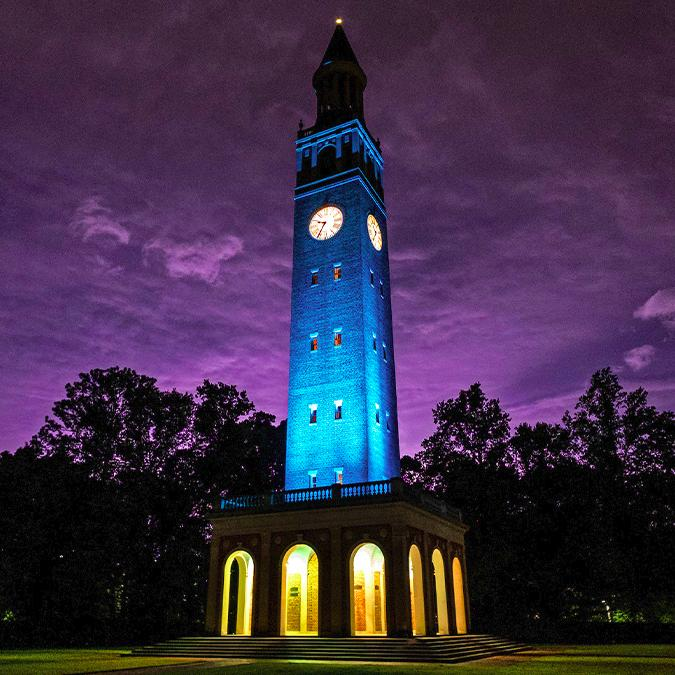
#> input picture filters/data/belltower.jpg, 675 x 675 px
$ python -i contrast.py   (imports and definitions only)
#> lines starting #> are read from the running program, lines starting #| are printed output that depends on the picture
import matplotlib.pyplot as plt

import cv2

from skimage import color
from skimage.util import img_as_float

def manual_contrast(im, factor, offset):
    im = img_as_float(im)
    plt.subplot(2, 2, 1)
    _ = plt.imshow(im)
    plt.subplot(2, 2, 2)
    _ = plt.hist(im[:, :, 0].ravel(), bins = 256, color = 'Red', alpha = 0.33)
    _ = plt.hist(im[:, :, 1].ravel(), bins = 256, color = 'Green', alpha = 0.33)
    _ = plt.hist(im[:, :, 2].ravel(), bins = 256, color = 'Blue', alpha = 0.33)
    _ = plt.xlim(0, 1.0)
    _ = plt.xlabel('Intensity Value')
    _ = plt.ylabel('Count')
    _ = plt.legend(['Red', 'Green', 'Blue'])

    hsv = color.rgb2hsv(im)
    hsv[:, :, 2] += offset
    hsv[:, :, 2] *= factor
    im = color.hsv2rgb(hsv)

    plt.subplot(2, 2, 3)
    _ = plt.imshow(im)
    plt.subplot(2, 2, 4)
    _ = plt.hist(im[:, :, 0].ravel(), bins = 256, color = 'Red', alpha = 0.33)
    _ = plt.hist(im[:, :, 1].ravel(), bins = 256, color = 'Green', alpha = 0.33)
    _ = plt.hist(im[:, :, 2].ravel(), bins = 256, color = 'Blue', alpha = 0.33)
    _ = plt.xlim(0, 1.0)
    _ = plt.xlabel('Intensity Value')
    _ = plt.ylabel('Count')
    _ = plt.legend(['Red', 'Green', 'Blue'])
    plt.show()

    return im


def auto_contrast(im):
    plt.subplot(2, 2, 1)
    _ = plt.imshow(im)
    plt.subplot(2, 2, 2)
    _ = plt.hist(im[:, :, 0].ravel(), bins = 256, color = 'Red', alpha = 0.33)
    _ = plt.hist(im[:, :, 1].ravel(), bins = 256, color = 'Green', alpha = 0.33)
    _ = plt.hist(im[:, :, 2].ravel(), bins = 256, color = 'Blue', alpha = 0.33)
    _ = plt.xlim(0, 255)
    _ = plt.xlabel('Intensity Value')
    _ = plt.ylabel('Count')
    _ = plt.legend(['Red', 'Green', 'Blue'])

    H, S, V = cv2.split(cv2.cvtColor(im, cv2.COLOR_RGB2HSV))
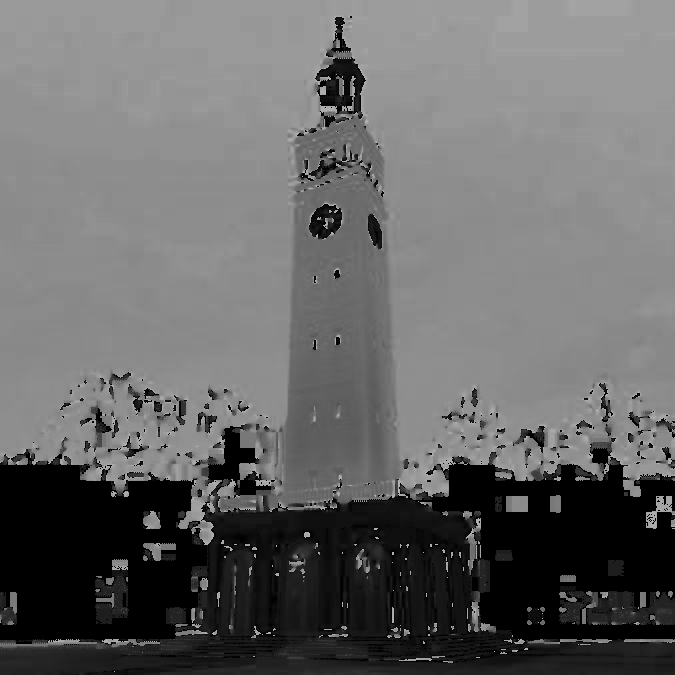
#> H: shape (675, 675); min 0, max 179, mean 103
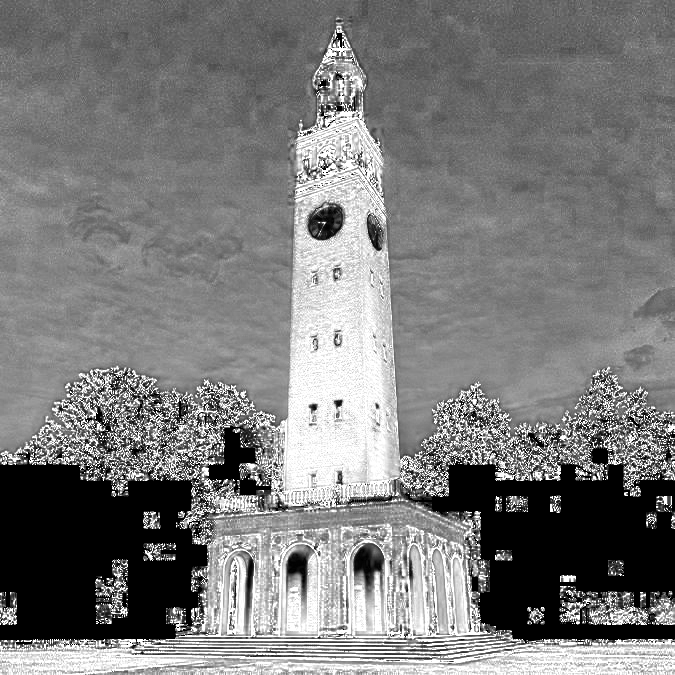
#> S: shape (675, 675); min 0, max 255, mean 123
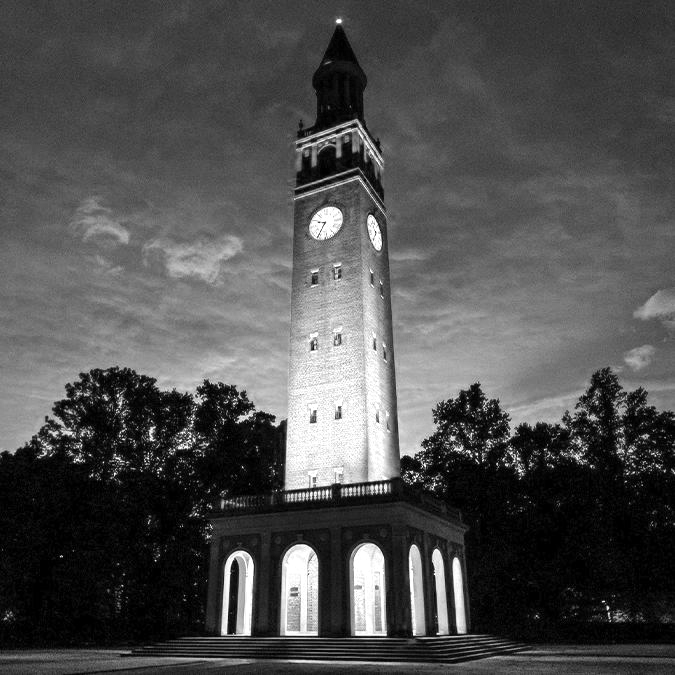
#> V: shape (675, 675); min 0, max 255, mean 78.9
    eq_V = cv2.equalizeHist(V)
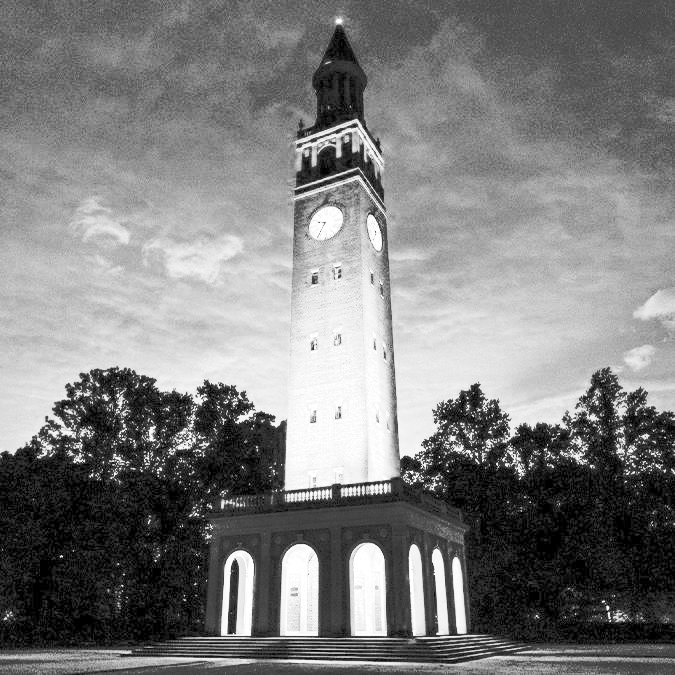
#> eq_V: shape (675, 675); min 0, max 255, mean 125.2
    im = cv2.cvtColor(cv2.merge([H, S, eq_V]), cv2.COLOR_HSV2RGB)
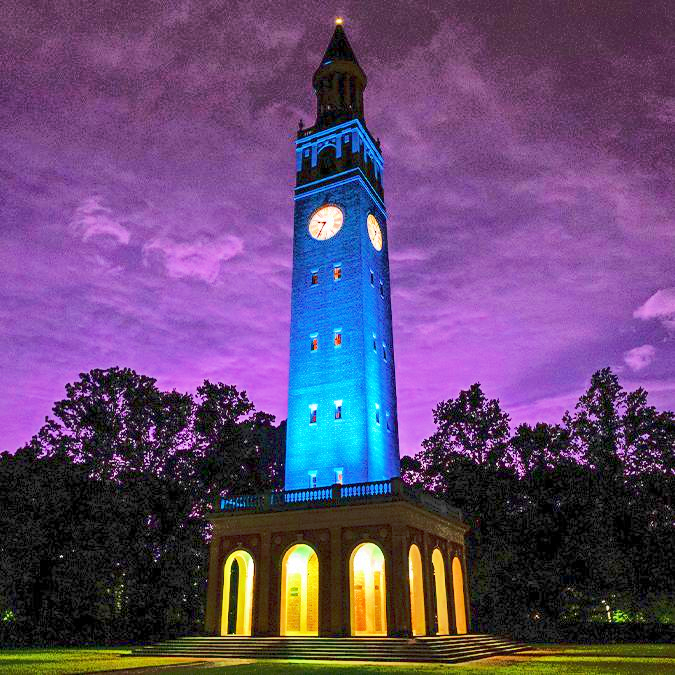
#> im: shape (675, 675, 3); mean R, G, B 99.5, 73, 113.2

    plt.subplot(2, 2, 3)
    _ = plt.imshow(im)
    plt.subplot(2, 2, 4)
    _ = plt.hist(im[:, :, 0].ravel(), bins = 256, color = 'Red', alpha = 0.33)
    _ = plt.hist(im[:, :, 1].ravel(), bins = 256, color = 'Green', alpha = 0.33)
    _ = plt.hist(im[:, :, 2].ravel(), bins = 256, color = 'Blue', alpha = 0.33)
    _ = plt.xlim(0, 255)
    _ = plt.xlabel('Intensity Value')
    _ = plt.ylabel('Count')
    _ = plt.legend(['Red', 'Green', 'Blue'])
    plt.show()
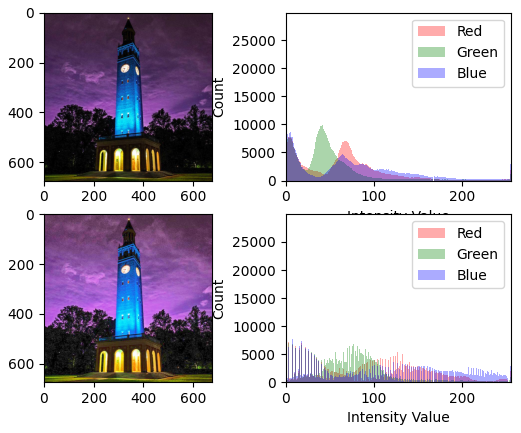
#> figure drawn by matplotlib, 4 panels; panel 2: tallest bar 22918 high, from x = 0 to 0.996; panel 2: tallest bar 20609 high, from x = 0 to 0.996; panel 2: tallest bar 28462 high, from x = 0 to 0.996; panel 4: tallest bar 23267 high, from x = 0 to 0.996

    return im

>>> import cv2
>>> picture = cv2.cvtColor(cv2.imread('../data/belltower.jpg'), cv2.COLOR_BGR2RGB)
>>> result = auto_contrast(picture)

$ run again, on filters/data/nicaragua1.JPG
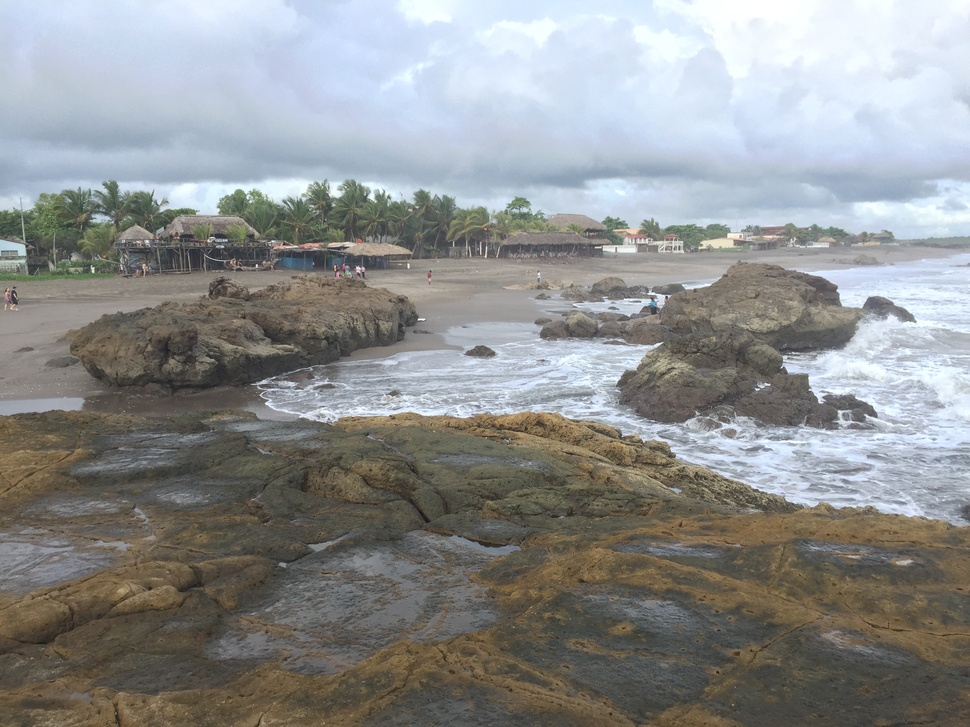
#> input picture filters/data/nicaragua1.JPG, 970 x 727 px, shrunk from 3264 x 2448 before the run
#> in auto_contrast, `im = cv2.cvtColor(cv2.merge([H, S, eq_V]), cv2.COLOR_HSV2RGB)`:
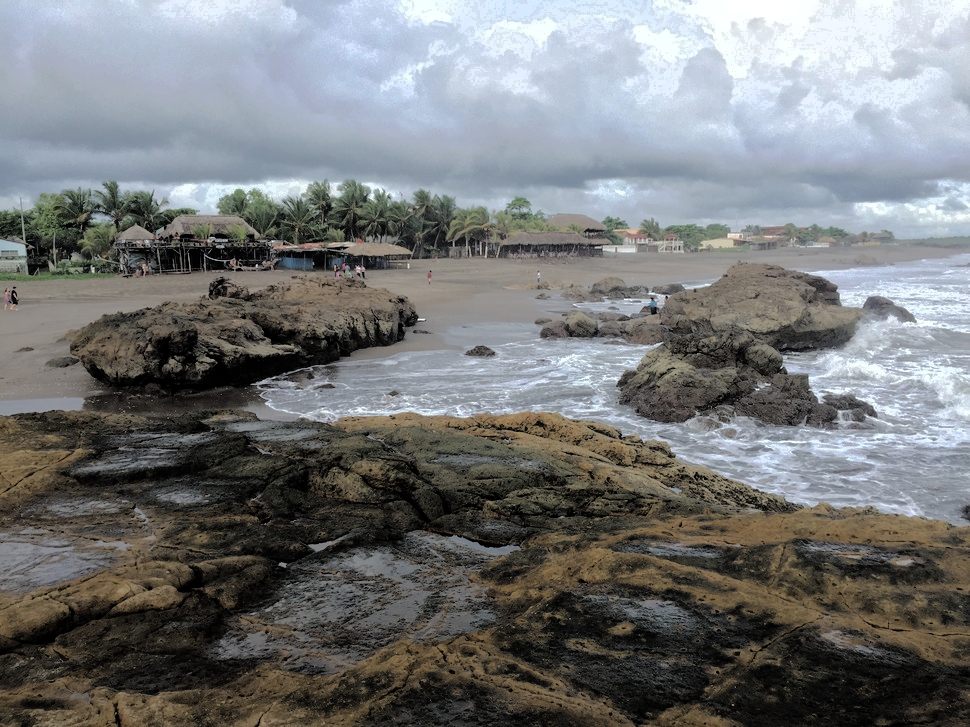
#> im: shape (727, 970, 3); mean R, G, B 117.8, 119.7, 120.6
#> in auto_contrast, `plt.show()`:
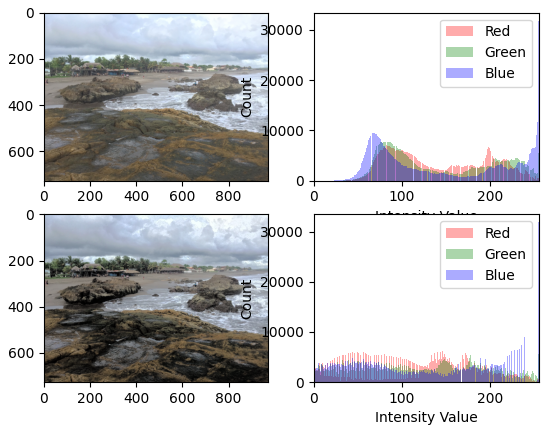
#> figure drawn by matplotlib, 4 panels; panel 2: tallest bar 7025 high, from x = 82.5 to 83.4; panel 2: tallest bar 7761 high, from x = 82.98 to 83.89; panel 2: tallest bar 31855 high, from x = 254 to 255; panel 4: tallest bar 6240 high, from x = 145.4 to 146.4

$ run again, on filters/data/paris.jpg
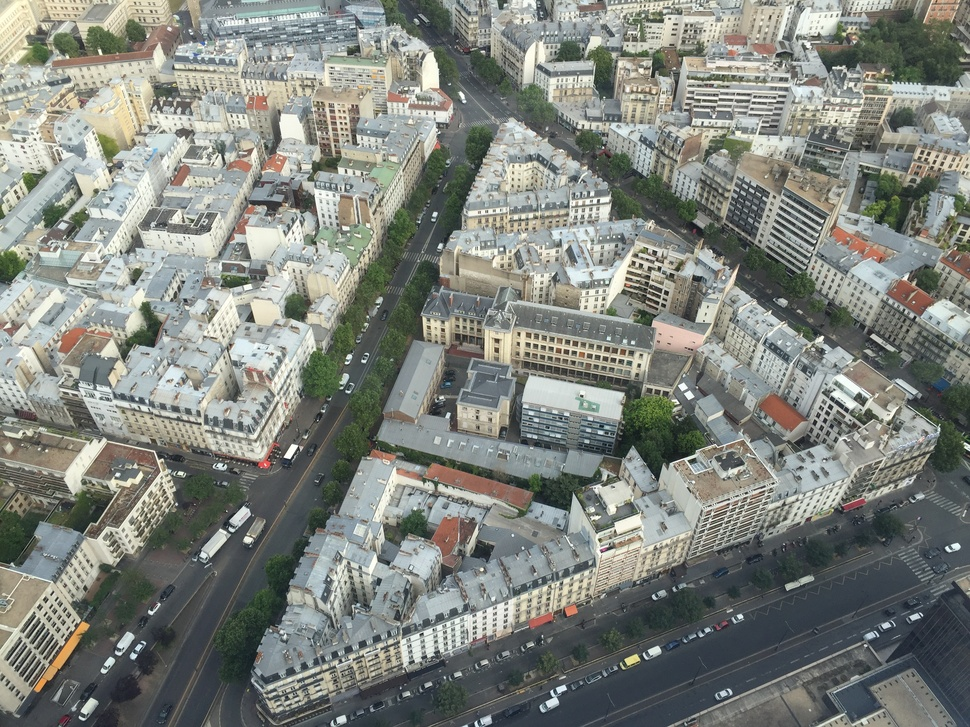
#> input picture filters/data/paris.jpg, 970 x 727 px, shrunk from 3264 x 2448 before the run
#> in auto_contrast, `H, S, V = cv2.split(cv2.cvtColor(im, cv2.COLOR_RGB2HSV))`:
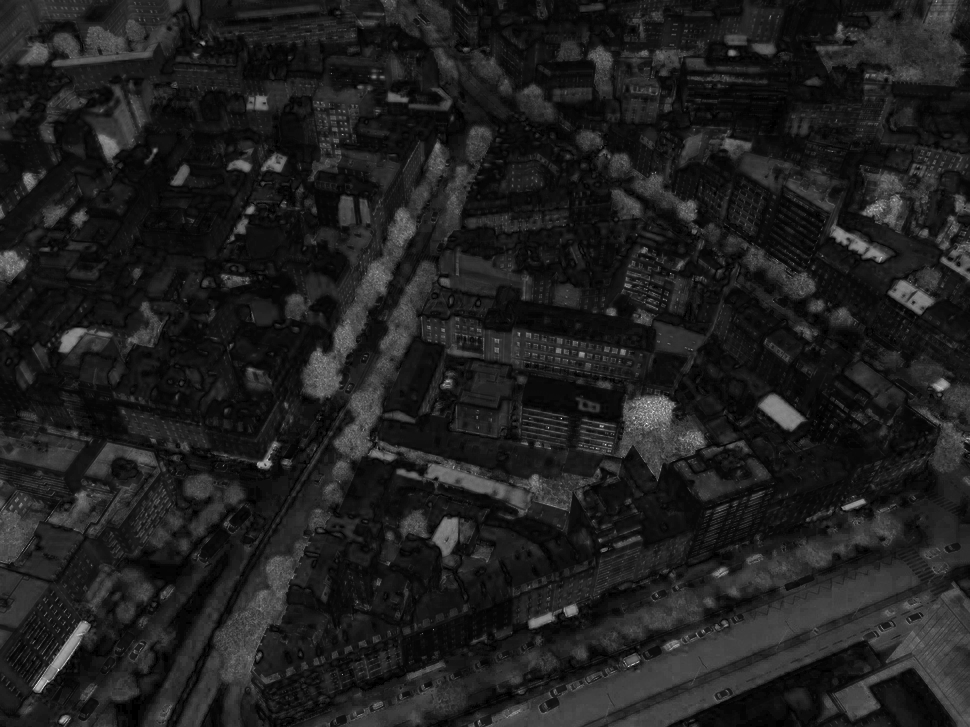
#> S: shape (727, 970); min 0, max 255, mean 31.1
#> in auto_contrast, `plt.show()`:
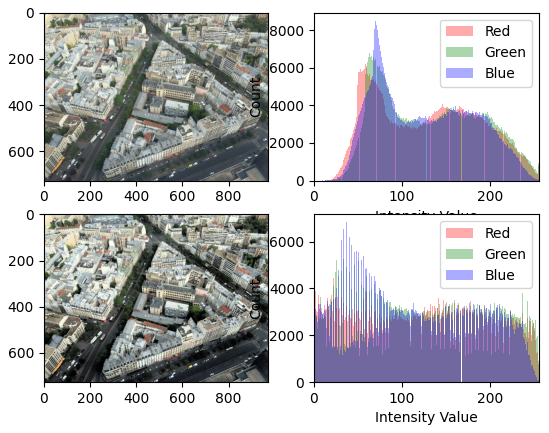
#> figure drawn by matplotlib, 4 panels; panel 2: tallest bar 6186 high, from x = 58.55 to 59.54; panel 2: tallest bar 6831 high, from x = 63.42 to 64.38; panel 2: tallest bar 8508 high, from x = 69.73 to 70.72; panel 4: tallest bar 4449 high, from x = 21.91 to 22.91

$ run again, on filters/data/snow1.jpg
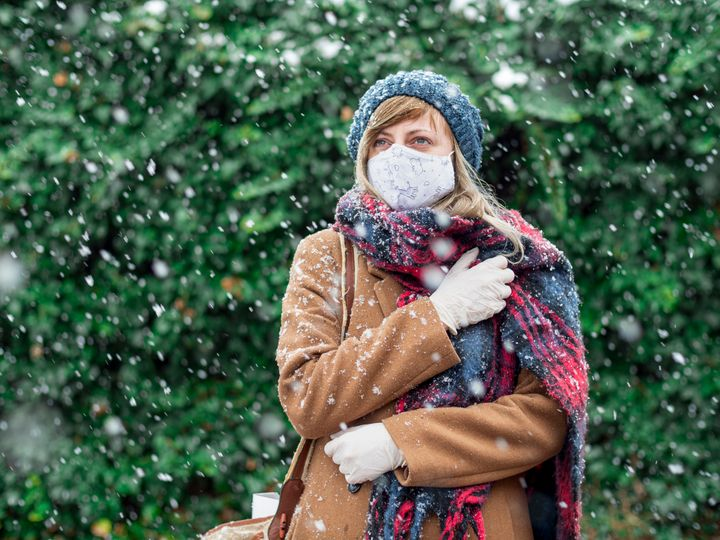
#> input picture filters/data/snow1.jpg, 720 x 540 px
#> in auto_contrast, `im = cv2.cvtColor(cv2.merge([H, S, eq_V]), cv2.COLOR_HSV2RGB)`:
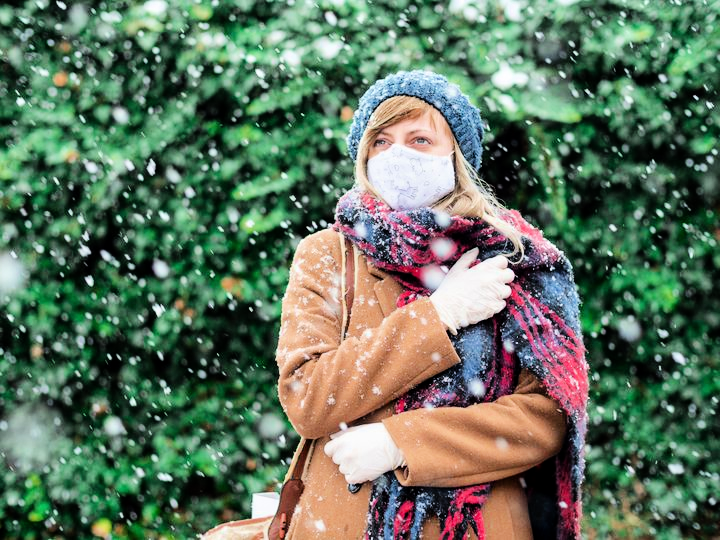
#> im: shape (540, 720, 3); mean R, G, B 96.2, 115.5, 95
#> in auto_contrast, `plt.show()`:
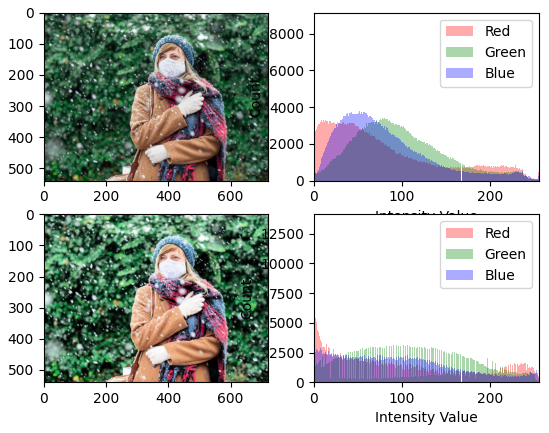
#> figure drawn by matplotlib, 4 panels; panel 2: tallest bar 8717 high, from x = 0 to 0.996; panel 2: tallest bar 3463 high, from x = 83.67 to 84.67; panel 2: tallest bar 3765 high, from x = 51.8 to 52.79; panel 4: tallest bar 13477 high, from x = 0 to 0.996
